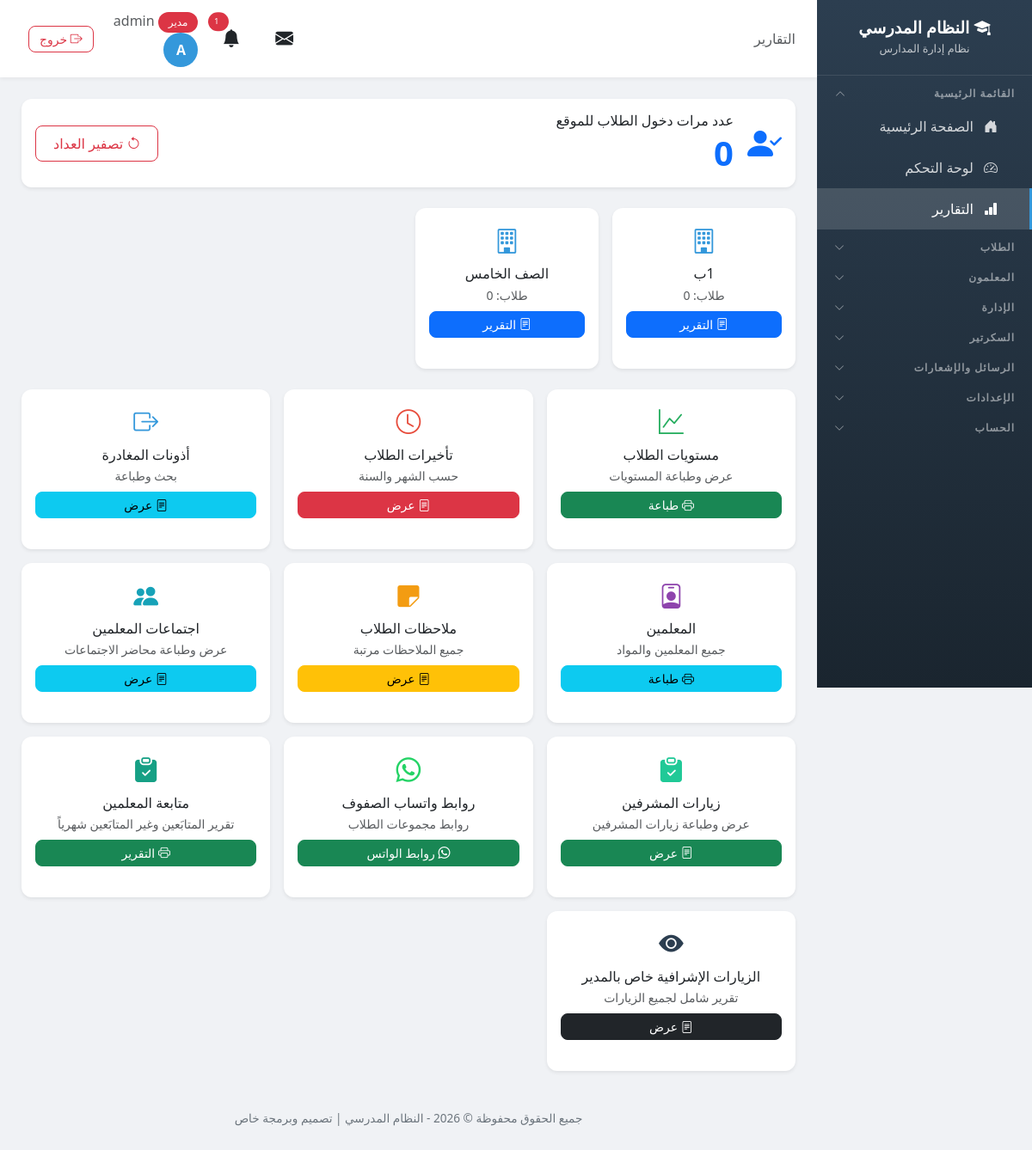
The app's page /reports/ (signed in) with its own data.
### school/models.py (models this page shows, shortened)
class Profile(models.Model):
    ROLE_CHOICES = [
        ('admin', 'مدير'),
        ('vice_principal', 'نائب مدير'),
        ('secretary', 'سكرتير'),
        ('teacher', 'معلم'),
        ('student', 'طالب'),
    ]
    user = models.OneToOneField(User, on_delete=models.CASCADE, related_name='profile')
    role = models.CharField('الدور', max_length=20, choices=ROLE_CHOICES, default='student')
    phone = models.CharField('رقم الهاتف', max_length=20, blank=True)

class LoginCounter(models.Model):
    count = models.PositiveIntegerField('عدد مرات الدخول', default=0)
    last_reset = models.DateTimeField('آخر تصفير', null=True, blank=True)
    class Meta:
        verbose_name = 'عداد دخول الطلاب'
        verbose_name_plural = 'عداد دخول الطلاب'
    @classmethod
    def get(cls):
        return cls.objects.first() or cls.objects.create()

class Class(models.Model):
    name = models.CharField('اسم الصف', max_length=100, unique=True)
    guardian = models.OneToOneField('Teacher', on_delete=models.SET_NULL, null=True, blank=True, related_name='guardian_class', verbose_name='مربي الصف')
    class Meta:
        verbose_name = 'صف'
        verbose_name_plural = 'الصفوف'

### school/views.py (the view)
# urls.py: path('reports/', views.reports, name='reports'),
@login_required
def reports(request):
    if request.user.profile.role != 'admin':
        messages.error(request, 'ليس لديك صلاحية للوصول إلى هذه الصفحة')
        return redirect('dashboard')
    classes = Class.objects.all().order_by('name')
    if request.method == 'POST' and request.POST.get('action') == 'reset_login_counter':
        LoginCounter.reset()
        messages.success(request, 'تم تصفير عداد الدخول')
        return redirect('reports')
    login_counter = LoginCounter.get()
    return render(request, 'school/reports.html', {
        'classes': classes,
        'login_counter': login_counter,
    })

### templates/school/reports.html (shortened to what this page needs)
{% extends 'school/base.html' %}
{% block page_heading %}التقارير{% endblock %}
{% block content %}
<div class="card border-0 shadow-sm mb-4">
    <div class="card-body d-flex align-items-center justify-content-between flex-wrap gap-3">
        <div class="d-flex align-items-center gap-3">
            <i class="bi bi-person-check-fill text-primary" style="font-size: 2.5rem;"></i>
            <div>
                <h6 class="mb-1">عدد مرات دخول الطلاب للموقع</h6>
                <span class="display-6 fw-bold text-primary">{{ login_counter.count }}</span>
            </div>
        </div>
        <form method="post" onsubmit="return confirm('هل أنت متأكد من تصفير العداد؟')">
            <button type="submit" class="btn btn-outline-danger"><i class="bi bi-arrow-counterclockwise"></i> تصفير العداد</button>
        </form>
    </div>
</div>
<div class="row g-3 mb-4">
    {% for class_obj in classes %}
    <div class="col-md-4 col-lg-3">
        <div class="card border-0 shadow-sm h-100">
            <div class="card-body text-center py-3">
                <i class="bi bi-building" style="font-size: 1.8rem; color: #3498db;"></i>
                <h6 class="mt-2 mb-1">{{ class_obj.name }}</h6>
                <small class="text-muted d-block mb-2">طلاب: {{ class_obj.students.count }}</small>
                <a href="{% url 'class_report' class_obj.id %}" class="btn btn-primary btn-sm w-100"><i class="bi bi-file-text"></i> التقرير</a>
            </div>
        </div>
    </div>
    {% empty %}
    <div class="col-12 text-center text-muted py-4">
        <i class="bi bi-bar-chart" style="font-size: 2rem;"></i>
        <p class="mt-2">لا توجد صفوف</p>
    </div>
    {% endfor %}
</div>
<div class="row g-3">
    <div class="col-md-4">
        <div class="card border-0 shadow-sm h-100">
            <div class="card-body text-center py-3">
                <i class="bi bi-graph-up" style="font-size: 1.8rem; color: #27ae60;"></i>
                <h6 class="mt-2 mb-1">مستويات الطلاب</h6>
                <small class="text-muted d-block mb-2">عرض وطباعة المستويات</small>
                <a href="{% url 'student_levels_report' %}" class="btn btn-success btn-sm w-100"><i class="bi bi-printer"></i> طباعة</a>
            </div>
        </div>
    </div>
    <div class="col-md-4">
        <div class="card border-0 shadow-sm h-100">
            <div class="card-body text-center py-3">
                <i class="bi bi-clock" style="font-size: 1.8rem; color: #e74c3c;"></i>
                <h6 class="mt-2 mb-1">تأخيرات الطلاب</h6>
                <small class="text-muted d-block mb-2">حسب الشهر والسنة</small>
                <a href="{% url 'lateness_report' %}" class="btn btn-danger btn-sm w-100"><i class="bi bi-file-text"></i> عرض</a>
            </div>
        </div>
    </div>
    <div class="col-md-4">
        <div class="card border-0 shadow-sm h-100">
            <div class="card-body text-center py-3">
                <i class="bi bi-box-arrow-right" style="font-size: 1.8rem; color: #3498db;"></i>
                <h6 class="mt-2 mb-1">أذونات المغادرة</h6>
                <small class="text-muted d-block mb-2">بحث وطباعة</small>
                <a href="{% url 'leave_list' %}" class="btn btn-info btn-sm w-100"><i class="bi bi-file-text"></i> عرض</a>
            </div>
        </div>
    </div>
    <div class="col-md-4">
        <div class="card border-0 shadow-sm h-100">
            <div class="card-body text-center py-3">
                <i class="bi bi-person-badge" style="font-size: 1.8rem; color: #8e44ad;"></i>
                <h6 class="mt-2 mb-1">المعلمين</h6>
                <small class="text-muted d-block mb-2">جميع المعلمين والمواد</small>
                <a href="{% url 'teachers_report' %}" class="btn btn-info btn-sm w-100"><i class="bi bi-printer"></i> طباعة</a>
            </div>
        </div>
    </div>
    <div class="col-md-4">
        <div class="card border-0 shadow-sm h-100">
            <div class="card-body text-center py-3">
                <i class="bi bi-sticky-fill" style="font-size: 1.8rem; color: #f39c12;"></i>
                <h6 class="mt-2 mb-1">ملاحظات الطلاب</h6>
                <small class="text-muted d-block mb-2">جميع الملاحظات مرتبة</small>
                <a href="{% url 'notes_report' %}" class="btn btn-warning btn-sm w-100"><i class="bi bi-file-text"></i> عرض</a>
            </div>
        </div>
    </div>
    <div class="col-md-4">
        <div class="card border-0 shadow-sm h-100">
            <div class="card-body text-center py-3">
                <i class="bi bi-people-fill" style="font-size: 1.8rem; color: #17a2b8;"></i>
                <h6 class="mt-2 mb-1">اجتماعات المعلمين</h6>
                <small class="text-muted d-block mb-2">عرض وطباعة محاضر الاجتماعات</small>
                <a href="{% url 'meeting_list' %}" class="btn btn-info btn-sm w-100"><i class="bi bi-file-text"></i> عرض</a>
            </div>
        </div>
    </div>
    <div class="col-md-4">
        <div class="card border-0 shadow-sm h-100">
            <div class="card-body text-center py-3">
                <i class="bi bi-clipboard-check-fill" style="font-size: 1.8rem; color: #20c997;"></i>
                <h6 class="mt-2 mb-1">زيارات المشرفين</h6>
                <small class="text-muted d-block mb-2">عرض وطباعة زيارات المشرفين</small>
                <a href="{% url 'supervisor_visit_list' %}" class="btn btn-success btn-sm w-100"><i class="bi bi-file-text"></i> عرض</a>
            </div>
        </div>
    </div>
    <div class="col-md-4">
        <div class="card border-0 shadow-sm h-100">
            <div class="card-body text-center py-3">
                <i class="bi bi-whatsapp" style="font-size: 1.8rem; color: #25d366;"></i>
                <h6 class="mt-2 mb-1">روابط واتساب الصفوف</h6>
                <small class="text-muted d-block mb-2">روابط مجموعات الطلاب</small>
                <a href="{% url 'whatsapp_groups' %}" class="btn btn-success btn-sm w-100"><i class="bi bi-whatsapp"></i> روابط الواتس</a>
            </div>
        </div>
    </div>
    <div class="col-md-4">
        <div class="card border-0 shadow-sm h-100">
            <div class="card-body text-center py-3">
                <i class="bi bi-clipboard-check-fill" style="font-size: 1.8rem; color: #16a085;"></i>
                <h6 class="mt-2 mb-1">متابعة المعلمين</h6>
                <small class="text-muted d-block mb-2">تقرير المتابَعين وغير المتابَعين شهرياً</small>
                <a href="{% url 'teacher_followup_report' %}" class="btn btn-success btn-sm w-100"><i class="bi bi-printer"></i> التقرير</a>
            </div>
        </div>
    </div>
    <div class="col-md-4">
        <div class="card border-0 shadow-sm h-100">
            <div class="card-body text-center py-3">
                <i class="bi bi-eye-fill" style="font-size: 1.8rem; color: #2c3e50;"></i>
                <h6 class="mt-2 mb-1">الزيارات الإشرافية خاص بالمدير</h6>
                <small class="text-muted d-block mb-2">تقرير شامل لجميع الزيارات</small>
                <a href="{% url 'inspection_visits_all_report' %}" class="btn btn-dark btn-sm w-100"><i class="bi bi-file-text"></i> عرض</a>
            </div>
        </div>
    </div>
</div>
{% endblock %}

### templates/school/base.html (shortened to what this page needs)
<!DOCTYPE html>
<html lang="ar" dir="rtl">
<head>
    <link href="https://cdn.jsdelivr.net/npm/bootstrap@5.3.0/dist/css/bootstrap.min.css" rel="stylesheet">
    <link href="https://cdn.jsdelivr.net/npm/bootstrap@5.3.0/dist/css/bootstrap.rtl.min.css" rel="stylesheet">
    <link rel="stylesheet" href="https://cdn.jsdelivr.net/npm/bootstrap-icons@1.11.0/font/bootstrap-icons.css">
    <link href="https://cdn.jsdelivr.net/npm/select2@4.1.0-rc.0/dist/css/select2.min.css" rel="stylesheet" />
    <link href="https://cdn.jsdelivr.net/npm/select2-bootstrap-5-theme@1.3.0/dist/select2-bootstrap-5-theme.rtl.min.css" rel="stylesheet" />
    <link rel="stylesheet" href="https://unpkg.com/leaflet@1.9.4/dist/leaflet.css" />
</head>
<body>
    {% if user.is_authenticated %}
    <div class="sidebar" id="sidebar">
        <div class="brand">
            <h4><i class="bi bi-mortarboard-fill"></i> النظام المدرسي</h4>
            <small>نظام إدارة المدارس</small>
        </div>
        {% if user.is_authenticated %}
        <button class="nav-section nav-toggle" type="button" data-target="collapse-main" aria-expanded="false">
            <span>القائمة الرئيسية</span><i class="bi bi-chevron-down"></i>
        </button>
        <div class="nav-collapse" id="collapse-main">
        <a href="{% url 'home' %}" class="nav-link {% if request.resolver_match.url_name == 'home' %}active{% endif %}">
            <i class="bi bi-house-door-fill"></i> الصفحة الرئيسية
        </a>
        <a href="{% url 'dashboard' %}" class="nav-link {% if request.resolver_match.url_name == 'dashboard' %}active{% endif %}">
            <i class="bi bi-speedometer2"></i> لوحة التحكم
        </a>
        {% if 'reports_view' in user_perms %}
        <a href="{% url 'reports' %}" class="nav-link {% if request.resolver_match.url_name == 'reports' or 'report' in request.resolver_match.url_name %}active{% endif %}">
            <i class="bi bi-bar-chart-fill"></i> التقارير
        </a>
        {% endif %}
        </div>
        {% if 'students_view' in user_perms or 'students_add' in user_perms or 'notes_view' in user_perms or 'levels_view' in user_perms %}
        <button class="nav-section nav-toggle" type="button" data-target="collapse-students" aria-expanded="false">
            <span>الطلاب</span><i class="bi bi-chevron-down"></i>
        </button>
        {% endif %}
        {% if 'teachers_view' in user_perms or 'teachers_add' in user_perms or 'nominations_view' in user_perms or 'guardians_view' in user_perms %}
        <button class="nav-section nav-toggle" type="button" data-target="collapse-teachers" aria-expanded="false">
            <span>المعلمون</span><i class="bi bi-chevron-down"></i>
        </button>
        {% endif %}
        {% if 'classes_view' in user_perms or 'subjects_view' in user_perms or 'announcements_view' in user_perms or 'agenda_view' in user_perms or 'leaves_view' in user_perms or 'lateness_view' in user_perms or 'meetings_view' in user_perms or 'supervisor_visits_view' in user_perms or 'inspection_visits_view' in user_perms or 'visit_program_view' in user_perms or 'absence_view' in user_perms or 'schedule_view' in user_perms or 'certificates_view' in user_perms or 'exams_view' in user_perms or 'survey_view' in user_perms %}
        <button class="nav-section nav-toggle" type="button" data-target="collapse-admin" aria-expanded="false">
            <span>الإدارة</span><i class="bi bi-chevron-down"></i>
        </button>
        {% endif %}
        {% if 'incoming_view' in user_perms or 'outgoing_view' in user_perms %}
        <button class="nav-section nav-toggle" type="button" data-target="collapse-secretary" aria-expanded="false">
            <span>السكرتير</span><i class="bi bi-chevron-down"></i>
        </button>
        {% endif %}
        {% if 'messages_view' in user_perms or 'messages_send' in user_perms %}
        <button class="nav-section nav-toggle" type="button" data-target="collapse-messages" aria-expanded="false">
            <span>الرسائل والإشعارات</span><i class="bi bi-chevron-down"></i>
        </button>
        {% endif %}
        {% if 'settings_accounts' in user_perms or 'settings_whatsapp' in user_perms or 'settings_links' in user_perms or user.profile.role == 'admin' %}
        <button class="nav-section nav-toggle" type="button" data-target="collapse-settings" aria-expanded="false">
            <span>الإعدادات</span><i class="bi bi-chevron-down"></i>
        </button>
        {% endif %}
        <button class="nav-section nav-toggle" type="button" data-target="collapse-account" aria-expanded="false">
            <span>الحساب</span><i class="bi bi-chevron-down"></i>
        </button>
        {% endif %}
    </div>
    <div class="main-content">
        <div class="top-bar">
            <div>
                <span class="d-none d-md-inline text-muted">{% block page_heading %}{% endblock %}</span>
            </div>
            <div class="user-info">
                <div class="dropdown d-inline-block mx-2" id="messageBell">
                    <button class="btn btn-link text-reset position-relative p-1" type="button" data-bs-toggle="dropdown" aria-expanded="false" style="font-size: 1.3rem;">
                        <i class="bi bi-envelope-fill"></i>
                    </button>
                </div>
                <div class="dropdown d-inline-block mx-2" id="notificationBell">
                    <button class="btn btn-link text-reset position-relative p-1" type="button" data-bs-toggle="dropdown" aria-expanded="false" style="font-size: 1.3rem;">
                        <i class="bi bi-bell-fill"></i>
                        {% if unread_notifications_count > 0 %}
                        <span class="position-absolute top-0 start-100 translate-middle badge rounded-pill bg-danger" style="font-size: 0.6rem;">
                            {{ unread_notifications_count }}
                        </span>
                        {% endif %}
                    </button>
                </div>
                <a href="{% url 'my_account' %}" class="text-decoration-none text-reset">
                    <span class="text-muted d-none d-sm-inline">
                        <span class="badge bg-{% if user.profile.role == 'admin' %}danger{% elif user.profile.role == 'teacher' %}success{% else %}info{% endif %}">
                            {{ user.profile.get_role_display }}
                        </span>
                        {{ user.first_name|default:user.username }}
                    </span>
                    <div class="avatar">{{ user.first_name|first|default:user.username|first|upper }}</div>
                </a>
                <a href="{% url 'logout' %}" class="btn btn-sm btn-outline-danger ms-2" title="تسجيل الخروج">
                    <i class="bi bi-box-arrow-right"></i> <span class="d-none d-sm-inline">خروج</span>
                </a>
            </div>
        </div>
        <div class="page-content">
            {% block content %}{% endblock %}
        </div>
        <div class="footer no-print">
            <p>جميع الحقوق محفوظة &copy; {% now "Y" %} - النظام المدرسي | تصميم وبرمجة خاص</p>
        </div>
    </div>
    {% endif %}
</body>
</html>

### records on screen
LoginCounter: count "0"
Class: name "1ب", students.count "0"
Class: name "الصف الخامس", students.count "0"

### other values on screen
{{ unread_notifications_count }} "1"
{{ user.profile.get_role_display }} "مدير"
{{ user.first_name|default:user.username }} "admin"
{{ user.first_name|first|default:user.username|first|upper }} "A"
